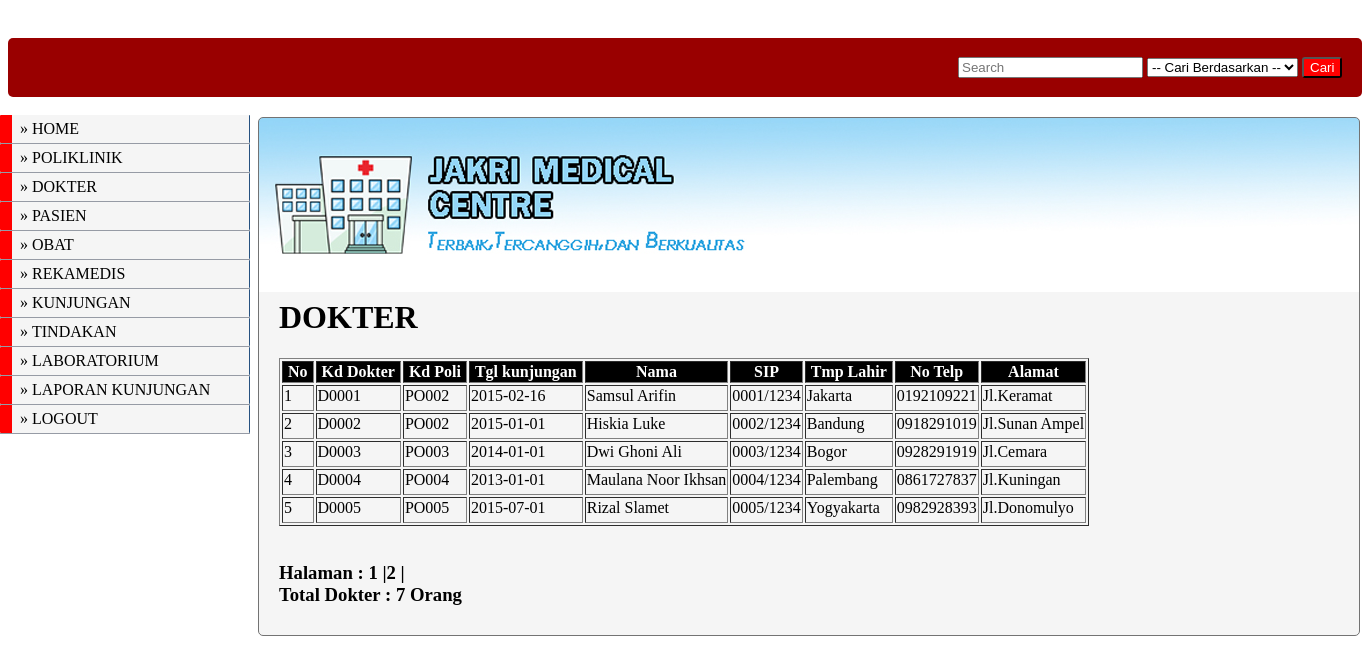
The app's page /dokter/dokter/form_dokter.php (signed in) with its own data.
### tables this page shows
CREATE TABLE IF NOT EXISTS `dokter` (
  `kd_dokter` varchar(5) NOT NULL,
  `kd_poli` varchar(5) NOT NULL,
  `tgl_kunjungan` date NOT NULL,
  `kd_user` varchar(5) NOT NULL,
  `nm_dokter` varchar(30) NOT NULL,
  `SIP` varchar(30) NOT NULL,
  `tmp_lahir` varchar(30) NOT NULL,
  `no_telp` varchar(15) NOT NULL,
  `alamat` varchar(50) NOT NULL,
  PRIMARY KEY (`kd_dokter`)
);

### dokter/dokter/form_dokter.php (the view, shortened to what this page needs)
<?php
$level  = $_SESSION['level'];
if($level == 'superadmin' OR $level =='dokter'){
?>
<!DOCTYPE html PUBLIC "-//W3C//DTD XHTML 1.0 Transitional//EN" "http://www.w3.org/TR/xhtml1/DTD/xhtml1-transitional.dtd">
<html xmlns="http://www.w3.org/1999/xhtml">
<head>
<link href="../../config/style.css" rel="stylesheet" type="text/css">
</head>
<body>
<?php include "../../menu_dokter.php"; ?>
<div id="atas"><?php include "search.php";?></div>
<div id="header">
<div id="content">
<h1>DOKTER</h1>
<table border="1">
<tr>
<th>No</th><th>Kd Dokter</th><th>Kd Poli</th><th>Tgl kunjungan</th><th>Nama</th><th>SIP</th><th>Tmp Lahir</th><th>No Telp</th><th>Alamat</th></tr>
<?php
$batas = 5;
$halaman = $_GET['halaman'];
if(empty($halaman)){
	$posisi=0;
	$halaman=1;
}
else{
	$posisi = ($halaman-1) * $batas;
}
$tampil= "SELECT * FROM dokter ORDER BY kd_dokter asc limit $posisi,$batas";
$hasil = mysql_query ($tampil);
$no= $posisi + 1;
while ($row=mysql_fetch_array($hasil)){
	echo "<tr>";
	echo "<td> $no </td> ";
	echo "<td> $row[kd_dokter] </td> ";
	echo "<td> $row[kd_poli] </td> ";
	echo "<td> $row[tgl_kunjungan] </td> ";
	echo "<td> $row[nm_dokter] </td> ";
	echo "<td> $row[SIP] </td> ";
	echo "<td> $row[tmp_lahir] </td> ";
	echo "<td> $row[no_telp] </td> ";
	echo "<td> $row[alamat] </td> ";
	echo "</tr>";
	$no++;
}
echo"</table>";
echo "<br><h3>Halaman :&nbsp;";
$tampil2="select * from dokter";
$hasil2=mysql_query($tampil2);
$jmldata=mysql_num_rows($hasil2);
$jmlhalaman=ceil($jmldata/$batas);
for($i=1;$i<=$jmlhalaman;$i++)
if($i!=$halaman)
{
	echo"<a href=$_SERVER[PHP_SELF]?halaman=$i style=color:#000>$i</a> |";
}
else
{
	echo"<b>$i</b> |";
}
echo "<br>Total Dokter :&nbsp;<b>$jmldata</b> Orang</p></h3>";
?>
<?php
}
else
{
?>
	<script>alert("MAAF ANDA TIDAK MEMILIKI HAK AKSES HALAMAN INI"); </script>
    <script>window.location='../../index.php'; </script>
<?php
}
?>
</body>
</html>

### config/style.css (style rules this page uses)
* { text-decoration:none; }
th { text-align:center; }
a { color:#00F; }
#atas { background-color:#900; padding:15px 0 15px 950px; position:relative; border-radius:5px; top:30px; }
#header { position: relative; background-repeat: no-repeat; background-image:url(../images/header.jpg); top:50px; margin:0; left:250px; width: 1100px; border: 1px solid #737373; padding-top: 90px; text-align: left; background-color:#F5F5F5; border-radius:5px; }
#content { margin-left: 0px; padding: 70px 0px 10px 20px; }
th { background-color:#000; color:#FFF; padding-right:5px; padding-left:5px; }
td { padding-bottom:5px; }

### records on screen
dokter: kd_dokter "D0001", kd_poli "PO002", tgl_kunjungan "2015-02-16", nm_dokter "Samsul Arifin", SIP "0001/1234", tmp_lahir "Jakarta", no_telp "0192109221", alamat "Jl.Keramat"
dokter: kd_dokter "D0002", kd_poli "PO002", tgl_kunjungan "2015-01-01", nm_dokter "Hiskia Luke", SIP "0002/1234", tmp_lahir "Bandung", no_telp "0918291019", alamat "Jl.Sunan Ampel"
dokter: kd_dokter "D0003", kd_poli "PO003", tgl_kunjungan "2014-01-01", nm_dokter "Dwi Ghoni Ali", SIP "0003/1234", tmp_lahir "Bogor", no_telp "0928291919", alamat "Jl.Cemara"
dokter: kd_dokter "D0004", kd_poli "PO004", tgl_kunjungan "2013-01-01", nm_dokter "Maulana Noor Ikhsan", SIP "0004/1234", tmp_lahir "Palembang", no_telp "0861727837", alamat "Jl.Kuningan"
dokter: kd_dokter "D0005", kd_poli "PO005", tgl_kunjungan "2015-07-01", nm_dokter "Rizal Slamet", SIP "0005/1234", tmp_lahir "Yogyakarta", no_telp "0982928393", alamat "Jl.Donomulyo"

### other values on screen
$jmldata "7"
